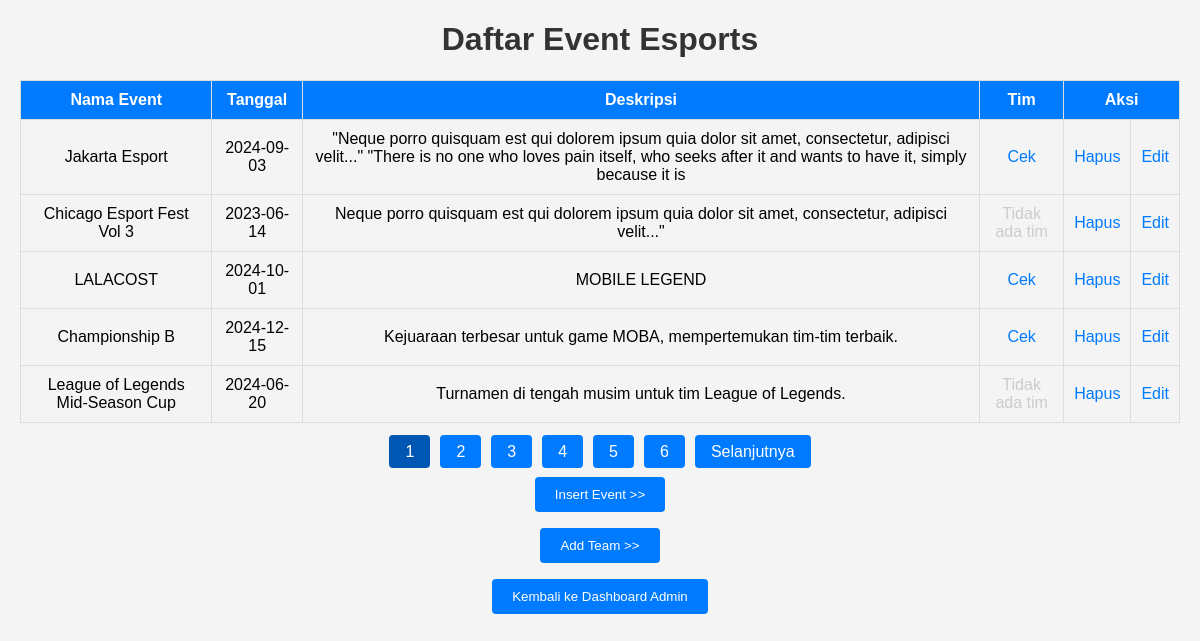
The page /admin/event/index.php on the database its author committed.
### tables this page shows
CREATE TABLE `event` (
  `idevent` int(11) NOT NULL,
  `name` varchar(45) NOT NULL,
  `date` date NOT NULL,
  `description` varchar(200) NOT NULL
);

### admin/event/index.php (the view, shortened to what this page needs)
<?php
$conn = new mysqli("localhost", "root", "", "esport");
$limit = 5;
$page = isset($_GET['page']) ? (int)$_GET['page'] : 1;
$offset = ($page - 1) * $limit;
$countQuery = "SELECT COUNT(*) as total FROM event";
$countResult = $conn->query($countQuery);
$totalEvents = $countResult->fetch_assoc()['total'];
$totalPages = ceil($totalEvents / $limit);
$query = "SELECT e.*, COUNT(et.idteam) AS team_count
          FROM event e
          LEFT JOIN event_teams et ON e.idevent = et.idevent
          GROUP BY e.idevent
          LIMIT ? OFFSET ?";
$stmt = $conn->prepare($query);
$stmt->bind_param("ii", $limit, $offset);
$stmt->execute();
$result = $stmt->get_result();
?>
<!DOCTYPE html>
<html lang="id">
<head>
</head>
<body>
    <h1>Daftar Event Esports</h1>
    <?php
        echo "<table>
                <tr>
                    <th>Nama Event</th>
                    <th>Tanggal</th>
                    <th>Deskripsi</th>
                    <th>Tim</th>
                    <th colspan='2'>Aksi</th>
                </tr>";
        while ($row = $result->fetch_assoc()) {
            echo "<tr>";
                echo "<td>".$row['name']."</td>";
                echo "<td>".$row['date']."</td>";
                echo "<td>".$row['description']."</td>";
                if ($row['team_count'] > 0) {
                    echo "<td><a href='manageteam.php?idevent=".$row['idevent']."'>Cek</a></td>";
                } else {
                    echo "<td class='disabled'>Tidak ada tim</td>";
                }
                echo "<td><a href='prosesdeleteevent.php?idhapus=".$row['idevent']."'>Hapus</a></td>";
                echo "<td><a href='editevent.php?idupdate=".$row['idevent']."'>Edit</a></td>";
            echo "</tr>";
        }
        echo "</table>";
    ?>
    <div class="pagination">
        <?php
            for ($i = 1; $i <= $totalPages; $i++) {
                if ($i == $page) {
                    echo "<a style='background-color: #0056b3;'>$i</a>";
                } else {
                    echo "<a href='index.php?page=$i'>$i</a>";
                }
            }
            if ($page < $totalPages) {
                echo "<a href='index.php?page=".($page + 1)."'>Selanjutnya</a>";
            }
        ?>
    </div>
    <div style="text-align: center;">
    <p><a href="insertevent.php"><button>Insert Event >></button></a></p>
        <?php if ($totalEvents > 0) { ?>
            <p><a href="addTeam.php"><button>Add Team >></button></a></p>
        <?php } else { ?>
            <p class='disabled'>Add Team (Tidak ada event)</p>
        <?php } ?>
        <p><a href="../index.php"><button>Kembali ke Dashboard Admin</button></a></p>
    </div>
</body>
</html>

### admin/event/index.php (style rules this page uses)
body { font-family: Arial, sans-serif; margin: 20px; background-color: #f4f4f4; }
h1 { text-align: center; color: #333; }
table { width: 100%; border-collapse: collapse; margin: 20px 0; }
table, th, td { border: 1px solid #ddd; }
th, td { padding: 10px; text-align: center; }
th { background-color: #007bff; color: white; }
a { text-decoration: none; color: #007bff; }
.pagination { margin-top: 20px; text-align: center; }
.pagination a { margin: 0 5px; padding: 8px 16px; text-decoration: none; color: white; background-color: #007bff; border-radius: 4px; }
button { background-color: #007bff; color: white; border: none; padding: 10px 20px; cursor: pointer; border-radius: 4px; text-align: center; }
.disabled { color: #ccc; cursor: not-allowed; }

### rows shown on the page
event: name "Jakarta Esport", date "2024-09-03", description "\"Neque porro quisquam est qui dolorem ipsum quia dolor sit amet, consectetur, adipisci velit...\" \"There is no one who loves pain itself, who seeks after it and wants to have it, simply because it is"
event: name "Chicago Esport Fest Vol 3", date "2023-06-14", description "Neque porro quisquam est qui dolorem ipsum quia dolor sit amet, consectetur, adipisci velit...\"", shows "Tidak ada tim"
event: name "LALACOST", date "2024-10-01", description "MOBILE LEGEND"
event: name "Championship B", date "2024-12-15", description "Kejuaraan terbesar untuk game MOBA, mempertemukan tim-tim terbaik."
event: name "League of Legends Mid-Season Cup", date "2024-06-20", description "Turnamen di tengah musim untuk tim League of Legends.", shows "Tidak ada tim"
